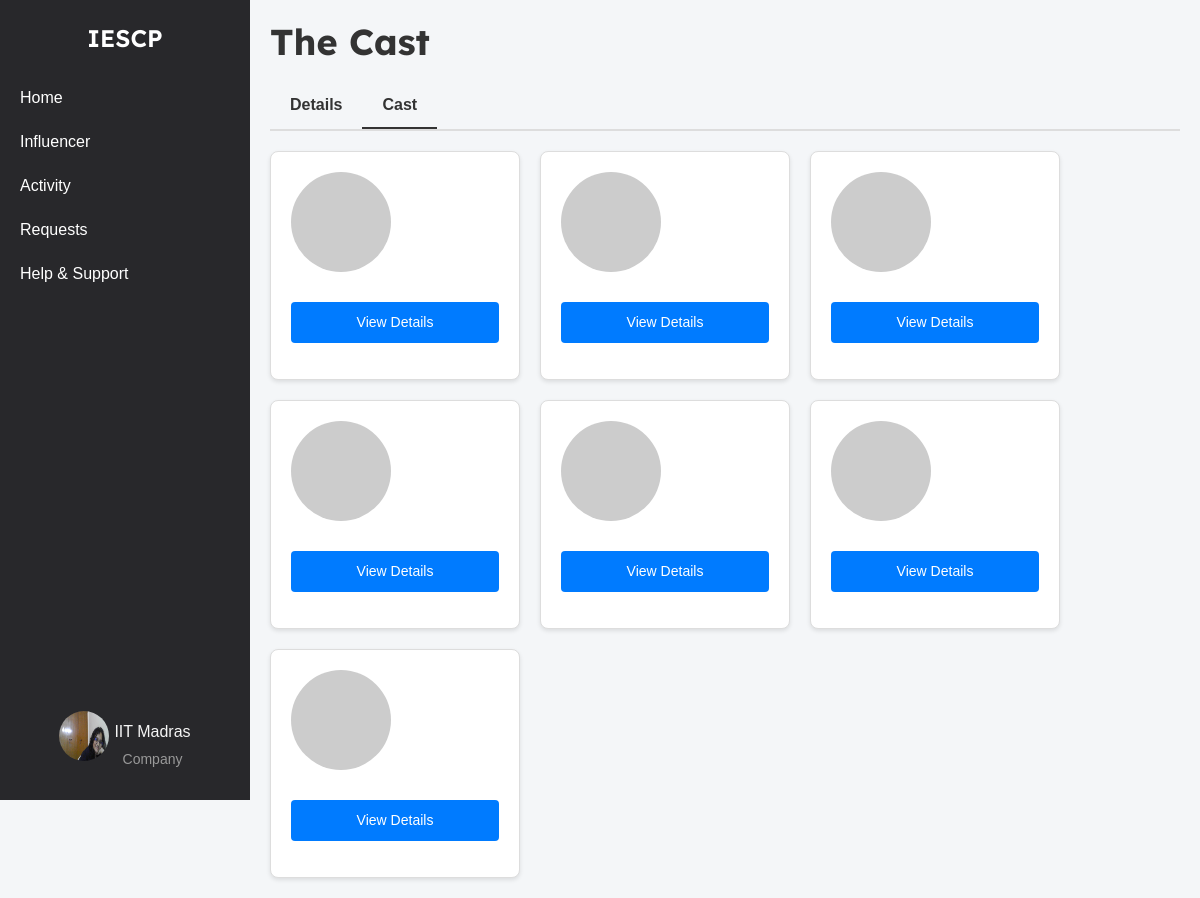
/company/campaign/cast (signed in), run on the app's committed database.
### models.py (models this page shows, shortened)
class Company(db.Model):
    __tablename__ = 'company'
    id = db.Column(db.Integer, primary_key=True)
    company_name = db.Column(db.String(100), nullable=False)
    username = db.Column(db.String(50), unique=True, nullable=False)
    email = db.Column(db.String(120), unique=True, nullable=False)
    password_hash = db.Column(db.String(128), nullable=False)
    phone_number = db.Column(db.String(20), nullable=False)
    address = db.Column(db.String(200), nullable=False)
    industry = db.Column(db.String(100), nullable=False)
    other_industry = db.Column(db.String(100), nullable=True)
    website = db.Column(db.String(200), nullable=False)
    description = db.Column(db.Text, nullable=False)
    social_media_link = db.Column(db.String(200), nullable=False)
    logo = db.Column(db.String(200), nullable=False)
    campaigns = db.relationship('Campaign', backref='company', lazy=True)

class Campaign(db.Model):
    __tablename__ = 'campaign'
    id = db.Column(db.Integer, primary_key=True)
    title = db.Column(db.String(200), nullable=False)
    description = db.Column(db.Text, nullable=False)
    budget = db.Column(db.Float, nullable=False)
    start_date = db.Column(db.Date, nullable=False)
    end_date = db.Column(db.Date, nullable=False)
    company_id = db.Column(db.Integer, db.ForeignKey('company.id'), nullable=False)
    status = db.Column(db.String(50), nullable=False, default='pending')
    category = db.Column(db.String(255), nullable=False)
    created_at = db.Column(db.DateTime, nullable=False, default=datetime.utcnow)
    visibility = db.Column(db.String(50), nullable=False, default='public')
    influencers = db.relationship('Influencer', secondary=influencer_campaign_association, back_populates='campaigns')

### company_routes.py (the view)
@app.route('/company/campaign/cast')
@company_auth_required
def company_cast():
    user = Company.query.get(session['company_id'])
    campaigns = Campaign.query.filter_by(company_id=user.id).all()
    influencer=request.args.get('influencer')
    return render_template('company_cast.html', user=user, campaigns=campaigns, influencer=influencer)

### company_routes.py (called while the page is built)
def company_auth_required(func):
    @wraps(func)
    def func3(*args, **kwargs):
        if 'company_id' in session:
            return func(*args, **kwargs)
        else:
            flash("Please login first")
            return redirect(url_for('company_login'))
    return func3

### templates/company_cast.html (shortened to what this page needs)
{% extends 'layout.html' %}
{% block content %}
<div class="container-box">
    <div class="sidebar">
        <div class="logo">IESCP</div>
        <ul>
            <li><a href="{{url_for('company_home')}}">Home</a></li>
            <li><a href="{{url_for('influencer_search')}}">Influencer</a></li>
            <li><a href="{{url_for('company_activity')}}">Activity</a></li>
            <li><a href="#">Requests</a></li>
            <li><a href="#">Help & Support</a></li>
        </ul>
        <div class="profile">
            <a href="{{ url_for('company_dashboard') }}">
                <img src="{{ url_for('static', filename='profile_upload/company/' + user.username + '/' + user.logo) }}" alt="Profile Picture">
                <div class="profile-name-category">
                    <span class="company_name">{{ user.company_name }}</span>
                    <span class="category">Company</span>
                </div>
            </a>
        </div>
    </div>
    <div class="main-content">
        <h1>The Cast</h1>
        <div class="tabs">
            {% if campaigns %}
                <a href="{{ url_for('campaign_view', campaign_id=campaigns[0].id) }}" class="tab {% if request.endpoint == 'campaign_view' %}active{% endif %}">Details</a>
            {% else %}
                <a href="#" class="tab active">Details</a>
            {% endif %}
            <a href="{{ url_for('company_cast') }}" class="tab {% if request.endpoint == 'company_cast' %}active{% endif %}">Cast</a>
        </div>
        <div class="card-container">
            {% if campaigns %}
                {% for campaign in campaigns %}
                <div class="card">
                    <img src="https://via.placeholder.com/100" alt="Campaign Image">
                    <a href="{{ url_for('campaign_detail', campaign_id=campaign.id) }}" class="btn-primary">View Details</a>
                </div>
                {% endfor %}
            {% else %}
                <p>No campaigns found.</p>
            {% endif %}
        </div>
    </div>
</div>
{% endblock %}

### templates/company_cast.html (style rules this page uses)
body { font-family: Arial, sans-serif; margin: 0; padding: 0; height: 100vh; background-color: #f4f6f8; overflow: hidden; }
.container-box { display: flex; width: 100%; }
a { text-decoration: none; color: whitesmoke; }
.sidebar { width: 250px; background-color: #28282B; color: white; display: flex; flex-direction: column; align-items: center; padding-top: 20px; position: sticky; top: 0; height: 100vh; overflow: auto; }
.sidebar .logo { font-size: 24px; font-weight: bold; margin-bottom: 20px; font-family: 'Lexend Deca', sans-serif; font-weight: 600; }
.sidebar ul { list-style-type: none; padding: 0; width: 100%; }
.sidebar ul li { width: 100%; }
.sidebar ul li a { display: block; padding: 10px 20px; color: white; text-decoration: none; }
.sidebar .profile { margin-top: auto; text-align: center; padding: 10px; }
.profile .category { font-size: 14px; color: #999; margin-top: 5px; }
.sidebar .profile img { width: 50px; height: 50px; border-radius: 50%; margin-bottom: 5px; }
.profile { display: flex; flex-direction: column; align-items: center; text-align: center; padding: 10px; margin-bottom: 20px; }
.profile a { display: flex; align-items: center; text-align: center; justify-content: center; gap: 5px; }
.profile-name-category { display: flex; flex-direction: column; align-items: center; text-align: center; justify-content: center; padding-top: 13px; }
.main-content { flex: 1; padding: 20px; overflow-y: auto; }
.main-content h1 { font-size: 36px; font-weight: bold; font-family: 'Lexend Deca', sans-serif; color: #333; margin-bottom: 20px; }
.tabs { display: flex; border-bottom: 2px solid #ddd; margin-bottom: 20px; }
.tab { padding: 10px 20px; cursor: pointer; font-weight: bold; color: #333; border: none; background-color: transparent; text-decoration: none; }
.tab.active { border-bottom: 2px solid #333; }
.card-container { display: flex; flex-wrap: wrap; gap: 20px; }
.card { border: 1px solid #ddd; border-radius: 8px; padding: 20px; background-color: #fff; box-shadow: 0 2px 4px rgba(0, 0, 0, 0.1); width: 250px; text-align: center; }
.card img { width: 100px; height: 100px; border-radius: 50%; margin-bottom: 10px; }
.btn-primary { padding: 10px 20px; text-decoration: none; color: #fff; background-color: #007bff; border-radius: 4px; display: inline-block; font-size: 14px; }

### data on the page
Company: username+logo (picture), company_name "IIT Madras"
